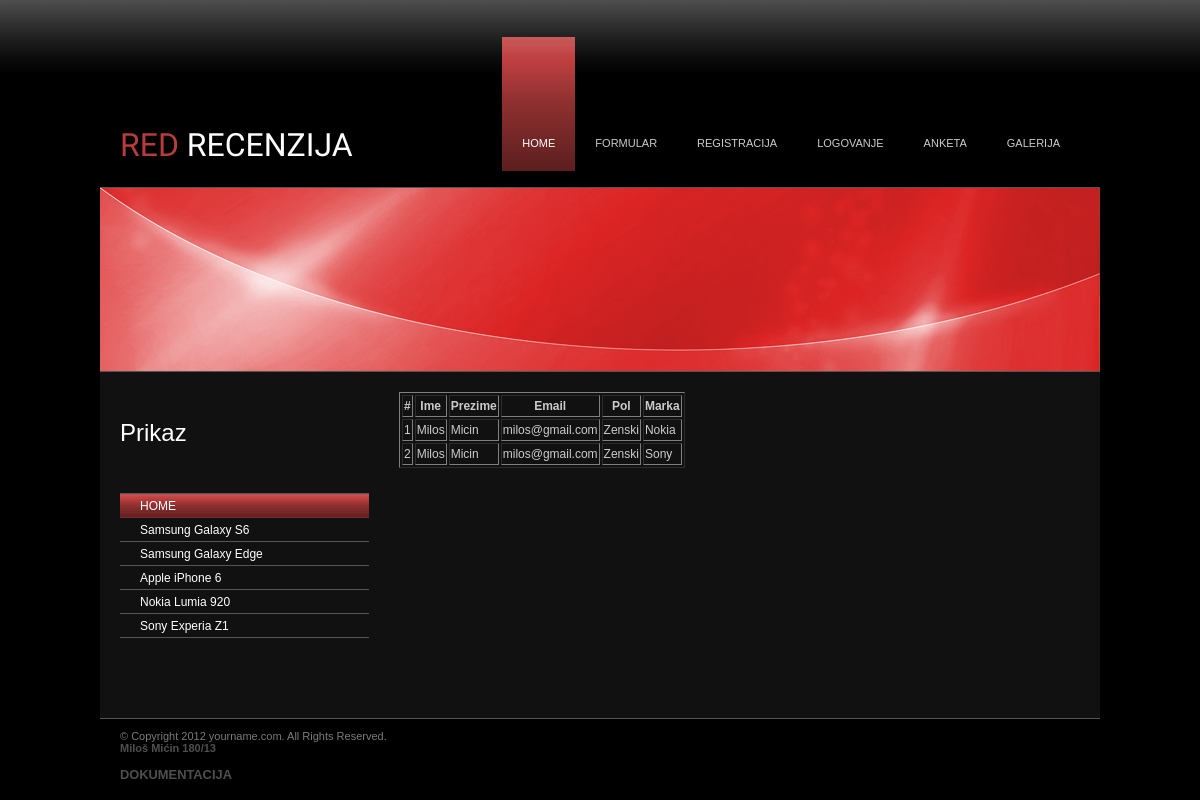
The page /prikaz.php on the database its author committed.
### tables this page shows
CREATE TABLE IF NOT EXISTS `linkovi` (
`id_link` int(5) NOT NULL,
  `link_ime` varchar(50) NOT NULL,
  `link_putanja` varchar(100) NOT NULL,
  `link_roditelj` int(10) NOT NULL
);

CREATE TABLE IF NOT EXISTS `prijava` (
`id_forma` int(5) NOT NULL,
  `ime` varchar(20) NOT NULL,
  `prezime` varchar(20) NOT NULL,
  `mail` varchar(50) NOT NULL,
  `pol` int(1) NOT NULL,
  `marka` varchar(30) NOT NULL
);

### prikaz.php (the view, shortened to what this page needs)
<!DOCTYPE html PUBLIC "-//W3C//DTD XHTML 1.0 Strict//EN"
	"http://www.w3.org/TR/xhtml1/DTD/xhtml1-strict.dtd">
<html xmlns="http://www.w3.org/1999/xhtml" xml:lang="en" >
<head>
</head>
<body>
	<div id="wrapper">
		<div id="top">
			<h1 class="logo"><span class="green1">RED</span> RECENZIJA</h1>
				<?php
					include('konekcija.php');
					$upit= "SELECT * FROM linkovi WHERE link_roditelj=0";
					$rezultat = mysql_query($upit,$konekcija);
					echo("<ul id='topnavi'>");
					echo "<li class='active'><a href='index.php'>HOME</a></li>";
					while($r=mysql_fetch_array($rezultat)){
						echo "<li>
						<a href=".$r['link_putanja'].">".$r['link_ime']."</a>";
						echo "</li>";
					}
					echo "</ul>";
				?>
		</div>
		<div id="header">
			<img src="img/header.jpg" alt="" width="1000" height="183" />
		</div>
		<div id="main">
			<div id="left-part">
        	<p><h1>Prikaz</h1></p>
            <ul id="subnavi">
                <li class="active"><a href="index.php">HOME</a></li>
                <li><a href="#" onclick = "telefon1(this.value);">Samsung Galaxy S6</a></li>
                <li><a href="#" onclick = "telefon2(this.value);">Samsung Galaxy Edge</a></li>
                <li><a href="#" onclick = "telefon3(this.value);">Apple iPhone 6</a></li>
                <li><a href="#" onclick = "telefon4(this.value);">Nokia Lumia 920</a></li>
                <li><a href="#" onclick = "telefon5(this.value);">Sony Experia Z1</a></li>
            </ul>
			</div>
			<div id="right-part">
				<?php
					$index = 1;
					echo "<table border = '1'>";
					echo "<tr><th>#</th><th>Ime</th><th>Prezime</th><th>Email</th><th>Pol</th><th>Marka</th></tr>";
					$upit = "SELECT * FROM prijava";
					$rezultat = mysql_query($upit, $konekcija);
					while($niz = mysql_fetch_array($rezultat))
					{
						if($niz['pol'] == 'M')
						{
							$niz['pol'] = 'Muski';
						}
						else
						{
							$niz['pol'] = 'Zenski';
						}
						if($niz['marka'] == "1")
						{
							$niz['marka'] = "Apple";
						}
						else if($niz['marka'] == "2")
						{
							$niz['marka'] = "LG";
						}
						else if($niz['marka'] == "3")
						{
							$niz['marka'] = "Nokia";
						}
						else if($niz['marka'] == "4")
						{
							$niz['marka'] = "Samsung";
						}
						else if($niz['marka'] == "5")
						{
							$niz['marka'] = "Sony";
						}
						echo '<tr><td>'.$index.'</td><td>'.$niz['ime'].'</td><td>'.$niz['prezime'].'</td><td>'.$niz['mail'].'</td><td>'.$niz['pol'].'</td>
						<td>'.$niz['marka'].'</td></tr>';
						$index++;
					}
					echo "</table>";
				?>
			</div>
		</div>
		<div id="footer">
			<p>© Copyright 2012 yourname.com. All Rights Reserved. <br />
			<a href = "milos.php"><b>Miloš Mićin 180/13</b></a><br>
			<a href = "dokumentacija.pdf"><h3><b>DOKUMENTACIJA</b></h3></a>
		</div>
	</div>
</body>
</html>

### css/global.css (style rules this page uses)
body { margin:0px; padding:0px; background-color:#000; background-image:url('../img/bg-body.jpg'); background-repeat:repeat-x; font-family:Verdana, Geneva, sans-serif; font-size:12px; color:#CCC; }
#wrapper { width:1000px; margin:0 auto; }
#top { float:left; width:960px; padding:0px 20px 0px 20px; height:151px; border-bottom:1px solid #555555; }
a { color:#B73C3E; text-decoration:none; }
h1 { float:none; margin:0px; padding:20px 0px 25px 0px; font-family:Arial, Helvetica, sans-serif; font-weight:normal; font-size:24px; color:#fff; }
h1.logo { float:left; margin:90px 0px 0px 0px; padding:0px; font-family: 'Asap', sans-serif; font-size:32px; color:#fff; }
span.green1 { color:#B73C3E; }
#topnavi { float:right; height:151px; margin:0px; padding:0px; list-style-type:none; }
#topnavi li { float:left; height:150px; margin-top:1px; background:0; }
#topnavi li.active { float:left; height:150px; margin-top:1px; background:url('../img/button-topnavi-active.jpg'); background-repeat:repeat-x; }
#topnavi li a { display:block; color:#CCC; font-size:11px; text-decoration:none; padding:100px 20px 0px 20px; }
#topnavi li.active a, #topnavi li:hover a { display:block; color:#FFF; font-size:11px; text-decoration:none; padding:100px 20px 0px 20px; }
#header { float:left; width:1000px; height:183px; border-bottom:1px solid #555555; }
#header img { float:left; }
#main { float:left; width:960px; background-color:#111; padding:20px 20px 40px 20px; line-height:18px; border-bottom:1px solid #555555; }
#left-part { float:left; width:249px; margin:0px 30px 0px 0px; }
#right-part { float:left; width:651px; margin:0px 30px 0px 0px; }
#subnavi { float:left; width:249px; margin:14px 0px 40px 0px; padding:0px; list-style-type:none; border-top:1px solid #555651; }
#subnavi li { float:left; width:249px; height:24px; background-image:url('../img/subnavi-button.jpg'); background-repeat:repeat-x; }
#subnavi li.active { float:left; width:249px; height:24px; background-image:url('../img/subnavi-button-active.jpg'); background-repeat:repeat-x; }
#subnavi li a { display:block; line-height:24px; color:#fff; text-decoration:none; padding-left:20px; }
#footer { float:left; width:960px; padding:0px 20px 0px 20px; height:80px; color:#7b7b7b; font-size:11px; }
#footer a { color:#4f4f4f; }

### rows shown on the page
linkovi: link_ime "FORMULAR"
linkovi: link_ime "REGISTRACIJA"
linkovi: link_ime "LOGOVANJE"
linkovi: link_ime "ANKETA"
linkovi: link_ime "GALERIJA"
prijava: ime "Milos", prezime "Micin", mail "milos@gmail.com", pol "Zenski", marka "Nokia"
prijava: ime "Milos", prezime "Micin", mail "milos@gmail.com", pol "Zenski", marka "Sony"
